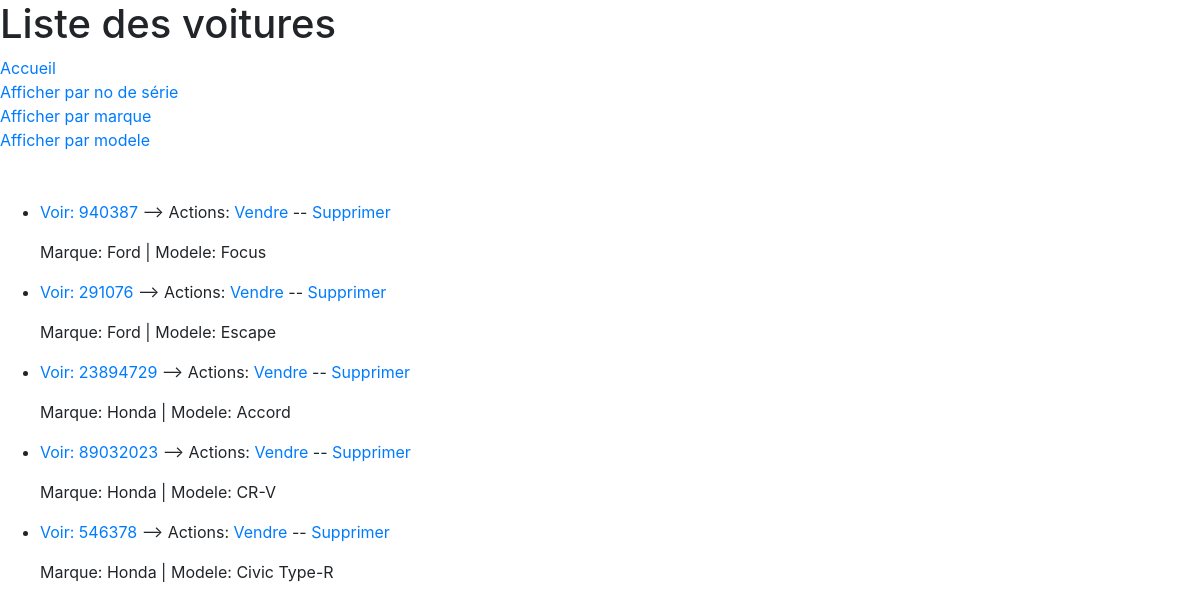
The app's page /magasin/voiture/list/?orderby=marque with its own data.
### magasin/models.py (models this page shows)
class Voiture(models.Model):
    no_serie = models.IntegerField(unique=True)
    marque = models.CharField(max_length=25)
    modele = models.CharField(max_length=25)
    COLOR_CHOICE = (
        ('Bl', 'Bleu'),
        ('Ro', 'Rouge'),
        ('Ja', 'Jaune'),
        ('No', 'Noir'),
        ('Blc', 'Blanc'),
        ('Gr', 'Gris'),
        ('Ve', 'Vert'),
    )
    couleur = models.CharField(max_length=4, choices=COLOR_CHOICE)
    annee = models.DateField()
    poids = models.IntegerField()
    prix = models.FloatField()
    def get_absolute_url(self):
        return reverse('magasin:voiture-detail', kwargs={'pk': self.pk})

### magasin/views.py (the view)
# urls.py: path('voiture/list/', VoitureList.as_view(), name='voiture-list'),
class VoitureList(ListView):
    model = Voiture
    context_object_name = 'voiture_list'
    fields = '__all__'
    def get_queryset(self):
        self.queryset = Voiture.objects.filter(
            ~Q(id__in=Facture.objects.values_list('voitureVendue_id', flat=True))
        )
        return super().get_queryset()
    def get_ordering(self):
        ordering = self.request.GET.get('orderby', 'no_serie')
        return ordering

### magasin/templates/magasin/voiture_list.html
{% extends "magasin/base.html" %}
{% block content %}
<h1>Liste des voitures</h1>
<a href="/">Accueil</a><br>
<a href="{% url 'magasin:voiture-list' %}">Afficher par no de série</a><br>
<a href="{% url 'magasin:voiture-list' %}?orderby=marque">Afficher par marque</a><br>
<a href="{% url 'magasin:voiture-list' %}?orderby=modele">Afficher par modele</a><br>
<br><br>
  {% if voiture_list %}
  <ul>
    {% for voiture in voiture_list %}
      <li>
        <p><a href="{{ voiture.get_absolute_url }}">Voir: {{ voiture.no_serie }}</a> --> Actions: <a href="{% url 'magasin:voiture-vendre' voiture.id %}">Vendre</a> -- <a href="{% url 'magasin:voiture-delete' voiture.id %}">Supprimer</a></p>
        <p>Marque: {{voiture.marque}} | Modele: {{voiture.modele}}</p>
      </li>
    {% endfor %}
  </ul>
  {% else %}
    <p>Aucune voiture à afficher.</p>
  {% endif %}
{% endblock content %}

### records on screen
Voiture: no_serie "940387", marque "Ford", modele "Focus"
Voiture: no_serie "291076", marque "Ford", modele "Escape"
Voiture: no_serie "23894729", marque "Honda", modele "Accord"
Voiture: no_serie "89032023", marque "Honda", modele "CR-V"
Voiture: no_serie "546378", marque "Honda", modele "Civic Type-R"
